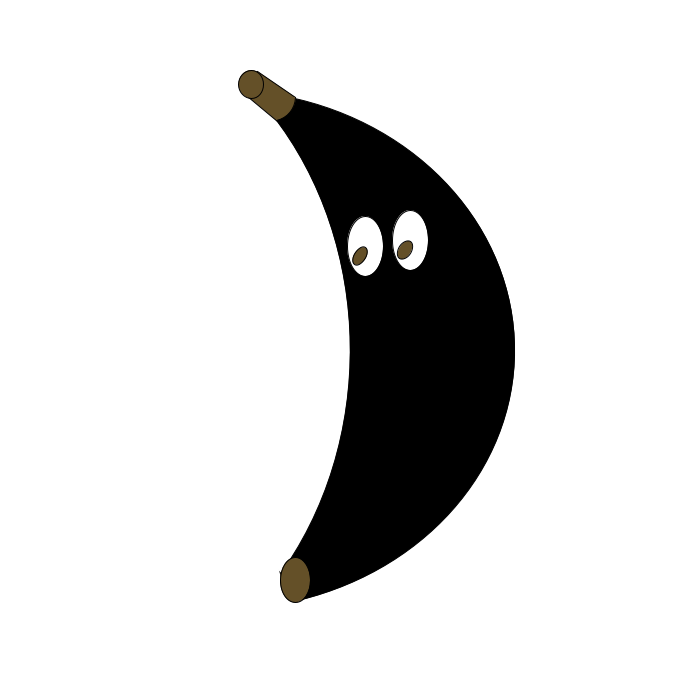
Frame 1 (no input)
Frame 60 (the mouse pressed at the canvas centre just before this capture): identical to frame 1, image omitted
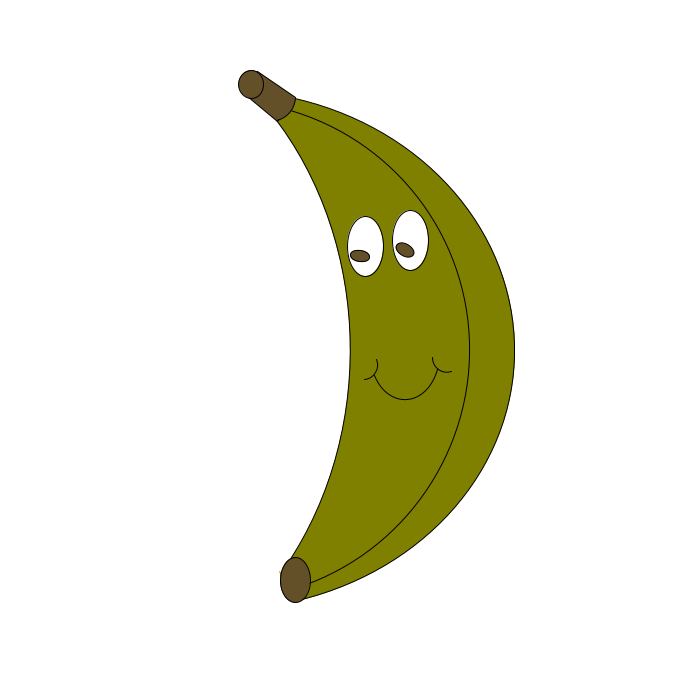
Frame 120 (the mouse held since frame 60 and released just before this capture)

The Processing sketch that drew these frames (run headless with seeded random() and noise(); from frame 60 on, the mouse is pressed at the canvas centre):

// Processing sketch: processing_77796
// ── processing_77796.pde

void setup() {
size(700,700);
}

void draw() {
    background(255);
    
    // Change the color based on the mouse location
    fill(255.0 * mouseX / width, 255.0 * mouseY / width,0);
    
    // Draw everything but the eyes
    arc(220,350,590,520,-PI/2.3,PI/2.38);
    arc(220,350,500,500,-PI/2.3,PI/2.4);
    fill(255);
    arc(50,350,600,700,-PI/4.1,PI/4.55);
    ellipse(410,240,36,60);
    ellipse(365,246,36,60);
    fill(50);
    noFill();
    arc(405,350,70,100,PI/8,PI/1.2);
    arc(447,357,30,30,PI/2.5,PI);
    arc(363,365,30,30,-PI/8,PI/2.1);
    fill(100,80,40);
    ellipse(295,580,30,45);
    quad(277,121,241,91,257,71,295,97);
    arc(271,96,50,50,PI/64,PI/2.32);
    ellipse(251,84,25,28);
    
    // The pupils...make them move with the mouse
    pushMatrix();
    float angleToRotate = atan((mouseY - 256.0)/(mouseX - 360.0));
    translate(360, 256);
    rotate(angleToRotate);          
    ellipse(0,0,12,20);    
    popMatrix(); // See what happens if you remove this line!
    
    angleToRotate = atan((mouseY - 250.0)/(mouseX - 405.0));
    translate(405, 250);
    rotate(angleToRotate);          
    ellipse(0,0,12,20); 
    
}
